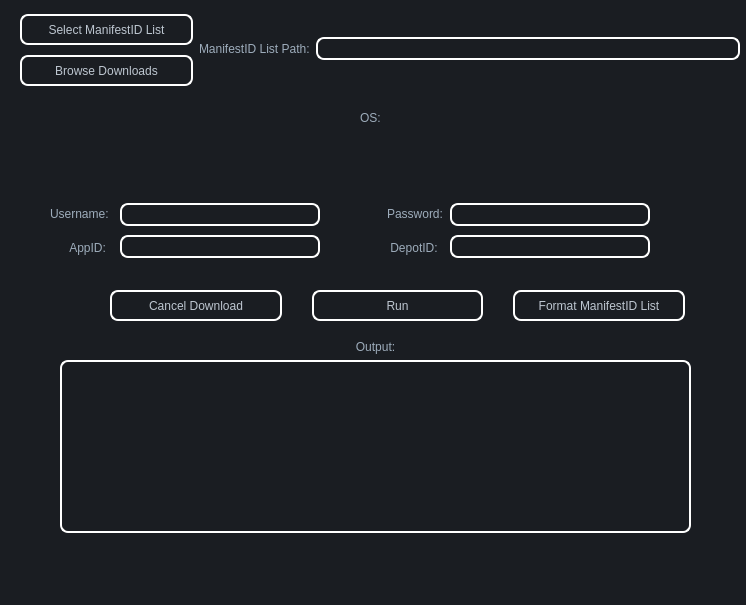
<?xml version="1.0" encoding="UTF-8"?>
<ui version="4.0">
 <class>MainWindow</class>
 <widget class="QMainWindow" name="MainWindow">
  <property name="geometry">
   <rect>
    <x>0</x>
    <y>0</y>
    <width>746</width>
    <height>605</height>
   </rect>
  </property>
  <property name="font">
   <font>
    <family>Arial</family>
   </font>
  </property>
  <property name="windowTitle">
   <string>DepotDownloaderGUI</string>
  </property>
  <property name="styleSheet">
   <string notr="true">background-color: rgb(26, 29, 34);
color: rgb(157, 172, 187)</string>
  </property>
  <property name="tabShape">
   <enum>QTabWidget::Rounded</enum>
  </property>
  <property name="unifiedTitleAndToolBarOnMac">
   <bool>false</bool>
  </property>
  <widget class="QWidget" name="centralwidget">
   <widget class="QLabel" name="label">
    <property name="geometry">
     <rect>
      <x>90</x>
      <y>30</y>
      <width>60</width>
      <height>16</height>
     </rect>
    </property>
    <property name="text">
     <string/>
    </property>
   </widget>
   <widget class="QLabel" name="oslabel">
    <property name="geometry">
     <rect>
      <x>360</x>
      <y>110</y>
      <width>21</width>
      <height>16</height>
     </rect>
    </property>
    <property name="font">
     <font>
      <family>Arial</family>
     </font>
    </property>
    <property name="text">
     <string>OS:</string>
    </property>
   </widget>
   <widget class="QWidget" name="horizontalLayoutWidget">
    <property name="geometry">
     <rect>
      <x>60</x>
      <y>140</y>
      <width>681</width>
      <height>51</height>
     </rect>
    </property>
    <layout class="QHBoxLayout" name="horizontalLayout"/>
   </widget>
   <widget class="QWidget" name="verticalLayoutWidget">
    <property name="geometry">
     <rect>
      <x>20</x>
      <y>10</y>
      <width>173</width>
      <height>81</height>
     </rect>
    </property>
    <layout class="QVBoxLayout" name="tlbl">
     <item>
      <widget class="QPushButton" name="openmanidpushbutton">
       <property name="minimumSize">
        <size>
         <width>171</width>
         <height>31</height>
        </size>
       </property>
       <property name="font">
        <font>
         <family>Arial</family>
        </font>
       </property>
       <property name="cursor">
        <cursorShape>PointingHandCursor</cursorShape>
       </property>
       <property name="styleSheet">
        <string notr="true">padding: 1px;
color: rgb(189, 198, 208);
border-style: solid;
border: 2px solid #fff;
border-radius: 8px;</string>
       </property>
       <property name="text">
        <string>Select ManifestID List</string>
       </property>
      </widget>
     </item>
     <item>
      <widget class="QPushButton" name="brsdlpushbutton">
       <property name="minimumSize">
        <size>
         <width>171</width>
         <height>31</height>
        </size>
       </property>
       <property name="font">
        <font>
         <family>Arial</family>
        </font>
       </property>
       <property name="cursor">
        <cursorShape>PointingHandCursor</cursorShape>
       </property>
       <property name="styleSheet">
        <string notr="true">padding: 1px;
color: rgb(189, 198, 208);
border-style: solid;
border: 2px solid #fff;
border-radius: 8px;</string>
       </property>
       <property name="text">
        <string>Browse Downloads</string>
       </property>
      </widget>
     </item>
    </layout>
   </widget>
   <widget class="QWidget" name="horizontalLayoutWidget_2">
    <property name="geometry">
     <rect>
      <x>199</x>
      <y>10</y>
      <width>541</width>
      <height>77</height>
     </rect>
    </property>
    <layout class="QHBoxLayout" name="trl">
     <item>
      <widget class="QLabel" name="manpathlabel">
       <property name="font">
        <font>
         <family>Arial</family>
        </font>
       </property>
       <property name="text">
        <string>ManifestID List Path:</string>
       </property>
       <property name="scaledContents">
        <bool>true</bool>
       </property>
       <property name="wordWrap">
        <bool>false</bool>
       </property>
      </widget>
     </item>
     <item>
      <widget class="QPlainTextEdit" name="manedit">
       <property name="maximumSize">
        <size>
         <width>500</width>
         <height>23</height>
        </size>
       </property>
       <property name="font">
        <font>
         <family>Arial</family>
        </font>
       </property>
       <property name="styleSheet">
        <string notr="true">padding: 1px;
color: #fff;
border-style: solid;
border: 2px solid #fff;
border-radius: 8px;</string>
       </property>
       <property name="verticalScrollBarPolicy">
        <enum>Qt::ScrollBarAlwaysOff</enum>
       </property>
       <property name="horizontalScrollBarPolicy">
        <enum>Qt::ScrollBarAlwaysOff</enum>
       </property>
       <property name="sizeAdjustPolicy">
        <enum>QAbstractScrollArea::AdjustIgnored</enum>
       </property>
       <property name="tabChangesFocus">
        <bool>true</bool>
       </property>
       <property name="lineWrapMode">
        <enum>QPlainTextEdit::NoWrap</enum>
       </property>
       <property name="tabStopWidth">
        <number>80</number>
       </property>
      </widget>
     </item>
    </layout>
   </widget>
   <widget class="QWidget" name="verticalLayoutWidget_2">
    <property name="geometry">
     <rect>
      <x>120</x>
      <y>200</y>
      <width>202</width>
      <height>61</height>
     </rect>
    </property>
    <layout class="QVBoxLayout" name="usaplay">
     <item>
      <widget class="QPlainTextEdit" name="usertextedit">
       <property name="minimumSize">
        <size>
         <width>200</width>
         <height>23</height>
        </size>
       </property>
       <property name="maximumSize">
        <size>
         <width>200</width>
         <height>23</height>
        </size>
       </property>
       <property name="font">
        <font>
         <family>Arial</family>
        </font>
       </property>
       <property name="styleSheet">
        <string notr="true">padding: 1px;
color: #fff;
border-style: solid;
border: 2px solid #fff;
border-radius: 8px;</string>
       </property>
       <property name="verticalScrollBarPolicy">
        <enum>Qt::ScrollBarAlwaysOff</enum>
       </property>
       <property name="horizontalScrollBarPolicy">
        <enum>Qt::ScrollBarAlwaysOff</enum>
       </property>
       <property name="sizeAdjustPolicy">
        <enum>QAbstractScrollArea::AdjustIgnored</enum>
       </property>
       <property name="tabChangesFocus">
        <bool>true</bool>
       </property>
       <property name="lineWrapMode">
        <enum>QPlainTextEdit::NoWrap</enum>
       </property>
      </widget>
     </item>
     <item>
      <widget class="QPlainTextEdit" name="appidtextedit">
       <property name="maximumSize">
        <size>
         <width>200</width>
         <height>23</height>
        </size>
       </property>
       <property name="font">
        <font>
         <family>Arial</family>
        </font>
       </property>
       <property name="styleSheet">
        <string notr="true">padding: 1px;
color: #fff;
border-style: solid;
border: 2px solid #fff;
border-radius: 8px;</string>
       </property>
       <property name="verticalScrollBarPolicy">
        <enum>Qt::ScrollBarAlwaysOff</enum>
       </property>
       <property name="horizontalScrollBarPolicy">
        <enum>Qt::ScrollBarAlwaysOff</enum>
       </property>
       <property name="tabChangesFocus">
        <bool>true</bool>
       </property>
       <property name="lineWrapMode">
        <enum>QPlainTextEdit::NoWrap</enum>
       </property>
      </widget>
     </item>
    </layout>
   </widget>
   <widget class="QWidget" name="verticalLayoutWidget_3">
    <property name="geometry">
     <rect>
      <x>50</x>
      <y>200</y>
      <width>66</width>
      <height>61</height>
     </rect>
    </property>
    <layout class="QVBoxLayout" name="appuselay">
     <item>
      <widget class="QLabel" name="usernamelabel">
       <property name="font">
        <font>
         <family>Arial</family>
        </font>
       </property>
       <property name="text">
        <string>Username:</string>
       </property>
      </widget>
     </item>
     <item>
      <widget class="QLabel" name="appidlabel">
       <property name="font">
        <font>
         <family>Arial</family>
        </font>
       </property>
       <property name="text">
        <string>      AppID:</string>
       </property>
      </widget>
     </item>
    </layout>
   </widget>
   <widget class="QWidget" name="verticalLayoutWidget_4">
    <property name="geometry">
     <rect>
      <x>450</x>
      <y>200</y>
      <width>201</width>
      <height>61</height>
     </rect>
    </property>
    <layout class="QVBoxLayout" name="passdeplay">
     <item>
      <widget class="QPlainTextEdit" name="passtextedit">
       <property name="maximumSize">
        <size>
         <width>200</width>
         <height>23</height>
        </size>
       </property>
       <property name="font">
        <font>
         <family>Arial</family>
        </font>
       </property>
       <property name="styleSheet">
        <string notr="true">padding: 1px;
color: #fff;
border-style: solid;
border: 2px solid #fff;
border-radius: 8px;</string>
       </property>
       <property name="verticalScrollBarPolicy">
        <enum>Qt::ScrollBarAlwaysOff</enum>
       </property>
       <property name="horizontalScrollBarPolicy">
        <enum>Qt::ScrollBarAlwaysOff</enum>
       </property>
       <property name="tabChangesFocus">
        <bool>true</bool>
       </property>
       <property name="lineWrapMode">
        <enum>QPlainTextEdit::NoWrap</enum>
       </property>
      </widget>
     </item>
     <item>
      <widget class="QPlainTextEdit" name="depidtextedit">
       <property name="maximumSize">
        <size>
         <width>200</width>
         <height>23</height>
        </size>
       </property>
       <property name="font">
        <font>
         <family>Arial</family>
        </font>
       </property>
       <property name="styleSheet">
        <string notr="true">padding: 1px;
color: #fff;
border-style: solid;
border: 2px solid #fff;
border-radius: 8px;</string>
       </property>
       <property name="verticalScrollBarPolicy">
        <enum>Qt::ScrollBarAlwaysOff</enum>
       </property>
       <property name="tabChangesFocus">
        <bool>true</bool>
       </property>
       <property name="lineWrapMode">
        <enum>QPlainTextEdit::NoWrap</enum>
       </property>
       <property name="readOnly">
        <bool>false</bool>
       </property>
      </widget>
     </item>
    </layout>
   </widget>
   <widget class="QWidget" name="verticalLayoutWidget_5">
    <property name="geometry">
     <rect>
      <x>387</x>
      <y>200</y>
      <width>63</width>
      <height>61</height>
     </rect>
    </property>
    <layout class="QVBoxLayout" name="deppaslay">
     <item>
      <widget class="QLabel" name="passwordlabel">
       <property name="font">
        <font>
         <family>Arial</family>
        </font>
       </property>
       <property name="text">
        <string>Password:</string>
       </property>
      </widget>
     </item>
     <item>
      <widget class="QLabel" name="depotidlabel">
       <property name="font">
        <font>
         <family>Arial</family>
        </font>
       </property>
       <property name="text">
        <string> DepotID:</string>
       </property>
      </widget>
     </item>
    </layout>
   </widget>
   <widget class="QWidget" name="horizontalLayoutWidget_3">
    <property name="geometry">
     <rect>
      <x>110</x>
      <y>280</y>
      <width>575</width>
      <height>51</height>
     </rect>
    </property>
    <layout class="QHBoxLayout" name="maiblay">
     <property name="spacing">
      <number>30</number>
     </property>
     <item>
      <widget class="QPushButton" name="candown">
       <property name="minimumSize">
        <size>
         <width>171</width>
         <height>31</height>
        </size>
       </property>
       <property name="font">
        <font>
         <family>Arial</family>
        </font>
       </property>
       <property name="cursor">
        <cursorShape>PointingHandCursor</cursorShape>
       </property>
       <property name="styleSheet">
        <string notr="true">padding: 1px;
color: rgb(189, 198, 208);
border-style: solid;
border: 2px solid #fff;
border-radius: 8px;</string>
       </property>
       <property name="text">
        <string>Cancel Download</string>
       </property>
      </widget>
     </item>
     <item>
      <widget class="QPushButton" name="runpushbutton">
       <property name="minimumSize">
        <size>
         <width>171</width>
         <height>31</height>
        </size>
       </property>
       <property name="font">
        <font>
         <family>Arial</family>
        </font>
       </property>
       <property name="cursor">
        <cursorShape>PointingHandCursor</cursorShape>
       </property>
       <property name="styleSheet">
        <string notr="true">padding: 1px;
color: rgb(189, 198, 208);
border-style: solid;
border: 2px solid #fff;
border-radius: 8px;</string>
       </property>
       <property name="text">
        <string>Run</string>
       </property>
      </widget>
     </item>
     <item>
      <widget class="QPushButton" name="formatpushbutton">
       <property name="minimumSize">
        <size>
         <width>171</width>
         <height>31</height>
        </size>
       </property>
       <property name="font">
        <font>
         <family>Arial</family>
        </font>
       </property>
       <property name="cursor">
        <cursorShape>PointingHandCursor</cursorShape>
       </property>
       <property name="styleSheet">
        <string notr="true">padding: 1px;
color: rgb(189, 198, 208);
border-style: solid;
border: 2px solid #fff;
border-radius: 8px;</string>
       </property>
       <property name="text">
        <string>Format ManifestID List</string>
       </property>
      </widget>
     </item>
    </layout>
   </widget>
   <widget class="QWidget" name="verticalLayoutWidget_6">
    <property name="geometry">
     <rect>
      <x>60</x>
      <y>340</y>
      <width>631</width>
      <height>193</height>
     </rect>
    </property>
    <layout class="QVBoxLayout" name="outlay">
     <item>
      <widget class="QLabel" name="outputlabel">
       <property name="font">
        <font>
         <family>Arial</family>
        </font>
       </property>
       <property name="text">
        <string>Output:</string>
       </property>
       <property name="alignment">
        <set>Qt::AlignCenter</set>
       </property>
      </widget>
     </item>
     <item>
      <widget class="QTextEdit" name="outputedit">
       <property name="minimumSize">
        <size>
         <width>0</width>
         <height>168</height>
        </size>
       </property>
       <property name="font">
        <font>
         <family>Arial</family>
        </font>
       </property>
       <property name="focusPolicy">
        <enum>Qt::StrongFocus</enum>
       </property>
       <property name="styleSheet">
        <string notr="true">padding: 1px;
color: #fff;
border: 2px solid #fff;
border-radius: 8px;</string>
       </property>
       <property name="lineWrapMode">
        <enum>QTextEdit::WidgetWidth</enum>
       </property>
       <property name="readOnly">
        <bool>true</bool>
       </property>
       <property name="overwriteMode">
        <bool>false</bool>
       </property>
      </widget>
     </item>
    </layout>
   </widget>
  </widget>
  <widget class="QMenuBar" name="menubar">
   <property name="geometry">
    <rect>
     <x>0</x>
     <y>0</y>
     <width>746</width>
     <height>22</height>
    </rect>
   </property>
  </widget>
  <widget class="QStatusBar" name="statusbar"/>
 </widget>
 <resources/>
 <connections/>
</ui>
